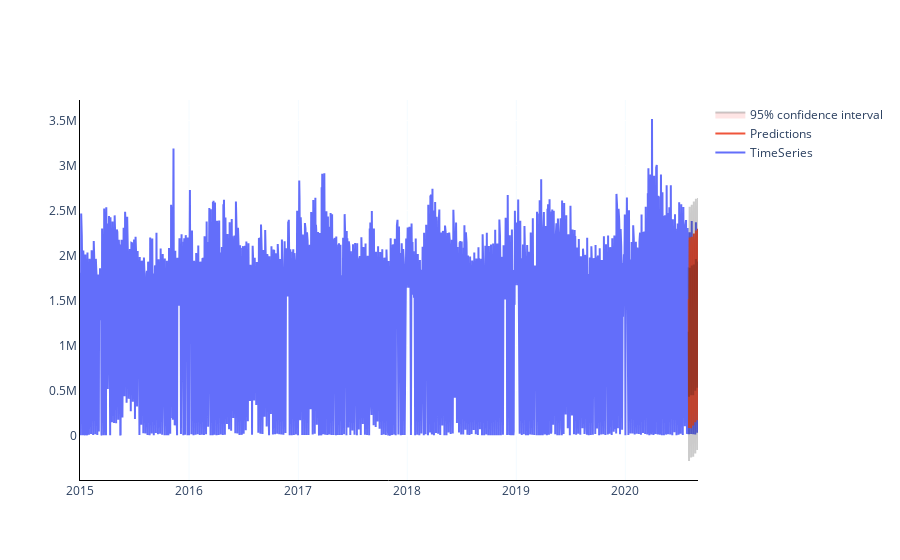

The cell this chart's notebook holds for it:
### Code cell
fig = go.Figure()
fig.add_trace(go.Scatter(x=df[train_start:test_end].index, y=df[train_start:test_end]['Load Weight'],
                    mode='lines',
                    name='TimeSeries'))
fig.add_trace(go.Scatter(x=test_data.index, y=forecast.yhat,
                    mode='lines',
                    name='Predictions'))
fig.add_traces([go.Scatter(x = test_data.index, y = forecast.yhat_lower,
                           mode = 'lines', line_color = 'rgba(0,0,0,0.2)',
                           showlegend = False),
                go.Scatter(x = test_data.index, y = forecast.yhat_upper,
                           mode = 'lines', line_color = 'rgba(0,0,0,0.2)',
                           name = '95% confidence interval',
                           fill='tonexty', fillcolor = 'rgba(255, 0, 0, 0.1)')])

fig.update_layout(paper_bgcolor='rgba(255,255,255)', plot_bgcolor='rgba(0,0,0,0)')
fig.update_xaxes(showline=True, linewidth=1, linecolor='black')
fig.update_yaxes(showline=True, linewidth=1, linecolor='black',rangemode="tozero")
fig.update_xaxes(showgrid=True, gridwidth=0.1, gridcolor='lightskyblue')
#fig.update_yaxes(showgrid=True, gridwidth=0.1, gridcolor='lightskyblue')

fig.show()

print('Mean Absolute Percent Error:', round(np.mean(abs(residuals/test_data['Load Weight'])),4))

print('Root Mean Squared Error:', np.sqrt(np.mean(residuals**2)))

### Figure 1 — Plotly figure (JSON) as saved in the notebook; plotly's stock layout.template omitted (floating-point values rounded to 4 significant figures; data arrays with more than 128 entries replaced by an {"elided": "..."} marker saying what was removed)
{"data": [{"mode": "lines", "name": "TimeSeries", "type": "scatter", "x": {"elided": "1826 str values"}, "y": {"elided": "1826 int values"}}, {"mode": "lines", "name": "Predictions", "type": "scatter", "x": ["2020-07-31T00:00:00", "2020-08-01T00:00:00", "2020-08-03T00:00:00", "2020-08-04T00:00:00", "2020-08-05T00:00:00", "2020-08-06T00:00:00", "2020-08-07T00:00:00", "2020-08-08T00:00:00", "2020-08-10T00:00:00", "2020-08-11T00:00:00", "2020-08-12T00:00:00", "2020-08-13T00:00:00", "2020-08-14T00:00:00", "2020-08-15T00:00:00", "2020-08-17T00:00:00", "2020-08-18T00:00:00", "2020-08-19T00:00:00", "2020-08-20T00:00:00", "2020-08-21T00:00:00", "2020-08-22T00:00:00", "2020-08-24T00:00:00", "2020-08-25T00:00:00", "2020-08-26T00:00:00", "2020-08-27T00:00:00", "2020-08-28T00:00:00", "2020-08-29T00:00:00", "2020-08-31T00:00:00"], "y": [1511000.0, 81200.0, 2198000.0, 1652000.0, 2064000.0, 1863000.0, 1501000.0, 77900.0, 2208000.0, 1667000.0, 2085000.0, 1887000.0, 1530000.0, 109700.0, 2243000.0, 1704000.0, 2122000.0, 1925000.0, 1566000.0, 144900.0, 2276000.0, 1734000.0, 2150000.0, 1951000.0, 1591000.0, 167600.0, 2295000.0]}, {"line": {"color": "rgba(0,0,0,0.2)"}, "mode": "lines", "showlegend": false, "type": "scatter", "x": ["2020-07-31T00:00:00", "2020-08-01T00:00:00", "2020-08-03T00:00:00", "2020-08-04T00:00:00", "2020-08-05T00:00:00", "2020-08-06T00:00:00", "2020-08-07T00:00:00", "2020-08-08T00:00:00", "2020-08-10T00:00:00", "2020-08-11T00:00:00", "2020-08-12T00:00:00", "2020-08-13T00:00:00", "2020-08-14T00:00:00", "2020-08-15T00:00:00", "2020-08-17T00:00:00", "2020-08-18T00:00:00", "2020-08-19T00:00:00", "2020-08-20T00:00:00", "2020-08-21T00:00:00", "2020-08-22T00:00:00", "2020-08-24T00:00:00", "2020-08-25T00:00:00", "2020-08-26T00:00:00", "2020-08-27T00:00:00", "2020-08-28T00:00:00", "2020-08-29T00:00:00", "2020-08-31T00:00:00"], "y": [1152000.0, -285300.0, 1863000.0, 1315000.0, 1721000.0, 1498000.0, 1175000.0, -247100.0, 1888000.0, 1323000.0, 1754000.0, 1568000.0, 1179000.0, -238100.0, 1899000.0, 1387000.0, 1775000.0, 1581000.0, 1242000.0, -203200.0, 1960000.0, 1400000.0, 1801000.0, 1624000.0, 1248000.0, -161900.0, 1933000.0]}, {"fill": "tonexty", "fillcolor": "rgba(255, 0, 0, 0.1)", "line": {"color": "rgba(0,0,0,0.2)"}, "mode": "lines", "name": "95% confidence interval", "type": "scatter", "x": ["2020-07-31T00:00:00", "2020-08-01T00:00:00", "2020-08-03T00:00:00", "2020-08-04T00:00:00", "2020-08-05T00:00:00", "2020-08-06T00:00:00", "2020-08-07T00:00:00", "2020-08-08T00:00:00", "2020-08-10T00:00:00", "2020-08-11T00:00:00", "2020-08-12T00:00:00", "2020-08-13T00:00:00", "2020-08-14T00:00:00", "2020-08-15T00:00:00", "2020-08-17T00:00:00", "2020-08-18T00:00:00", "2020-08-19T00:00:00", "2020-08-20T00:00:00", "2020-08-21T00:00:00", "2020-08-22T00:00:00", "2020-08-24T00:00:00", "2020-08-25T00:00:00", "2020-08-26T00:00:00", "2020-08-27T00:00:00", "2020-08-28T00:00:00", "2020-08-29T00:00:00", "2020-08-31T00:00:00"], "y": [1868000.0, 428900.0, 2541000.0, 1974000.0, 2409000.0, 2184000.0, 1871000.0, 446800.0, 2562000.0, 2005000.0, 2427000.0, 2231000.0, 1895000.0, 444900.0, 2599000.0, 2056000.0, 2434000.0, 2267000.0, 1908000.0, 496700.0, 2630000.0, 2084000.0, 2512000.0, 2286000.0, 1935000.0, 528200.0, 2637000.0]}], "layout": {"paper_bgcolor": "rgba(255,255,255)", "plot_bgcolor": "rgba(0,0,0,0)", "xaxis": {"gridcolor": "lightskyblue", "gridwidth": 0.1, "linecolor": "black", "linewidth": 1, "showgrid": true, "showline": true}, "yaxis": {"linecolor": "black", "linewidth": 1, "rangemode": "tozero", "showline": true}}}
